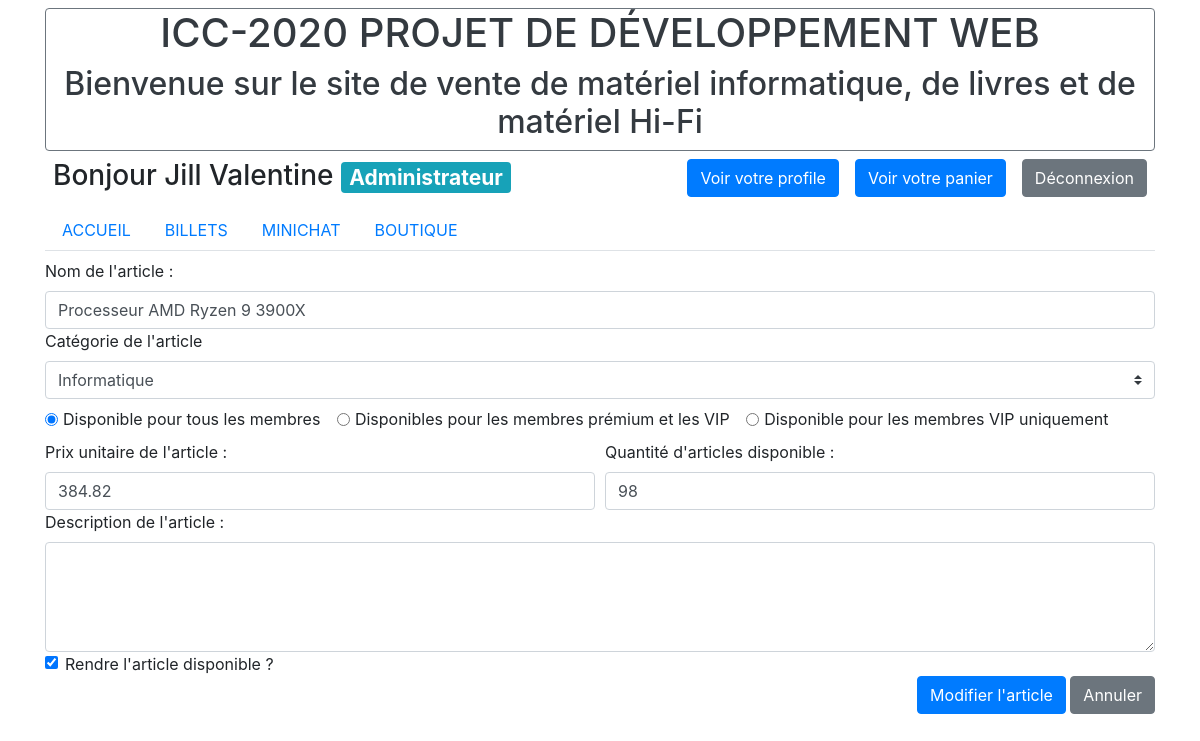
/index.php?action=shop_article_update&articleID=3 (signed in), run on the app's committed database.
### tables this page shows
CREATE TABLE `shop_article` (
  `id` int(11) NOT NULL,
  `name` varchar(255) NOT NULL,
  `categorieID` int(11) NOT NULL,
  `permission_lvl` int(11) NOT NULL DEFAULT 10,
  `unit_price` double NOT NULL,
  `quantity_left` int(11) NOT NULL,
  `description` text DEFAULT NULL,
  `availability` tinyint(4) NOT NULL DEFAULT 1
);

CREATE TABLE `shop_categories` (
  `id` int(11) NOT NULL,
  `name` varchar(255) NOT NULL
);

### public/controller/frontend.php (called while the page is built, shortened)
<?php
require_once('models/ShopArticleManager.php');
require_once('models/ShopCategoryManager.php');
function signin(){
    require('views/authentication/signin.php');
}
function shop_article_update(){
    $articleID = clean_articleID();
    check_articleExist($articleID);
    $cleaned_articleID = htmlspecialchars($articleID);
    $shopArticleManager = new ShopArticleManager();
    $shopCategoryManager = new ShopCategoryManager();
    $article = $shopArticleManager->getArticle_byID($cleaned_articleID);
    $categories = $shopCategoryManager->getAllCategories();
    require('views/shop/article_UpdateView.php');
}

### public/models/Manager.php (called while the page is built, shortened)
<?php
class Manager {
    protected function dbConnect(){
        $db = new \PDO('mysql:host=mysql;dbname=projet_web_db;charset=utf8',
                       'root', 'admin',
                       array(\PDO::ATTR_ERRMODE => \PDO::ERRMODE_EXCEPTION));
        return $db;
    }
    protected function getEntry($db_table, $key, $value){
        $db = $this->dbConnect();
        $request = $db->prepare('SELECT * FROM ' . $db_table . ' WHERE ' . $key . ' = ? ');
        $request->execute(array($value));
        $entry = $request->fetch();
        return $entry;
    }
    protected function getAllEntries($db_table){
        $db = $this->dbConnect();
        $request = $db->query('SELECT * FROM ' . $db_table);
        return $request;
    }
}

### public/models/ShopArticleManager.php (called while the page is built, shortened)
<?php
require_once('models/Manager.php');
class ShopArticleManager extends Manager {
    private $db_table = 'shop_article';
    public function getArticle($key, $value){
        return $this->getEntry($this->db_table, $key, $value);
    }
    public function getArticle_byID($articleID){
        return $this->getArticle('id', $articleID);
    }
}

### public/controller/meta.php (called while the page is built, shortened)
<?php
require_once('models/ShopArticleManager.php');
require_once('models/ShopCategoryManager.php');
function check_articleExist($articleID){
    $shopArticleManager = new ShopArticleManager();
    $article = $shopArticleManager->getArticle_byID($articleID);
}

### public/models/ShopCategoryManager.php (called while the page is built, shortened)
<?php
require_once('models/Manager.php');
class ShopCategoryManager extends Manager {
    private $db_table = 'shop_categories';
    public function getAllCategories(){
        return $this->getAllEntries($this->db_table);
    }
}

### public/views/shop/article_UpdateView.php (the view, shortened to what this page needs)
<section>
    <form id="update_article" method="post" action="index.php?action=shop_article_update_post&articleID=<?= $article['id']; ?>">
        <div>
            <label for='name'>Nom de l'article : </label>
            <input class="form-control" type='text' id='name' name='name' value="<?= $article['name']; ?>" required/>
        </div>
        <div>
            <label for='category'>Catégorie de l'article</label>
            <select class="custom-select" id='category' name='categorieID' form="update_article" required>
                <?php while ($category = $categories->fetch()){ ?>
                    <option value="<?= $category['id']; ?>" <?php if ($category['id'] == $article['categorieID']) echo("selected"); ?>><?= $category['name']; ?></option>
                <?php
                }
                ?>
            </select>
        </div>
        <div class="my-2">
            <div class="form-check form-check-inline">
                <input class="form-check-input" type="radio" name="permission_lvl" id="user" value="10" <?php if($article['permission_lvl'] == 10) echo('checked'); ?>>
                <label class="form-check-label" for="user">Disponible pour tous les membres</label>
            </div>
            <div class="form-check form-check-inline">
                <input class="form-check-input" type="radio" name="permission_lvl" id="premium" value="20" <?php if($article['permission_lvl'] == 20) echo('checked'); ?>>
                <label class="form-check-label" for="premium">Disponibles pour les membres prémium et les VIP</label>
            </div>
            <div class="form-check form-check-inline">
                <input class="form-check-input" type="radio" name="permission_lvl" id="vip" value="30" <?php if($article['permission_lvl'] == 30) echo('checked'); ?>>
                <label class="form-check-label" for="vip">Disponible pour les membres VIP uniquement</label>
            </div>
        </div>
        <div class="form-row">
            <div class="col">
                <label for='unit_price'>Prix unitaire de l'article : </label>
                <input class="form-control" type="number" id="unit_price" name="unit_price" step='0.01' placeholder="EUR" value="<?= $article['unit_price']; ?>" required>
            </div>
            <div class='col'>
                <label for='quantity_left'>Quantité d'articles disponible : </label>
                <input class="form-control" type="number" id="quantity_left" name="quantity_left" step='1' value="<?= $article['quantity_left']; ?>" required>
            </div>
        </div>
        <div>
            <label for='description'>Description de l'article : </label>
            <br/>
            <textarea class="form-control" name="description" rows="4" cols="45" required><?= $article['description']; ?></textarea>
        </div>
        <div class="form-check">
            <input class="form-check-input" type="checkbox" id="availability" name="availability" value="1" <?php if($article['availability']) echo('checked'); ?>>
            <label class="form-check-label" for="availability">Rendre l'article disponible ?</label>
        </div>
        <div class="text-right">
            <input class="btn btn-primary" type=submit value="Modifier l'article" /> <a class="btn btn-secondary" href="index.php?action=shop_article&articleID=<?= $article['id']; ?>">Annuler</a>
        </div>
    </form>
</section>
<?php
require('views/static/base.php');
?>

### data on the page
shop_article: name "Processeur AMD Ryzen 9 3900X", categorieID "Informatique", permission_lvl "☑ Disponible pour tous les membr", permission_lvl "☐ Disponibles pour les membres p", permission_lvl "☐ Disponible pour les membres VI", unit_price "384.82", quantity_left "98", availability "☑"

### other printed values
$role_tag "Administrateur"
